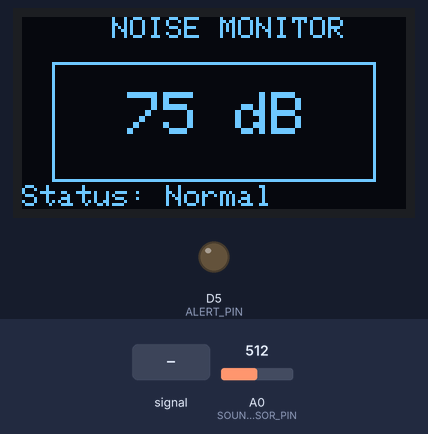
The sketch below on a simulated ESP8266 (NodeMCU). Shown: 128×64 one-colour display, output pins drawn as LEDs (lit = HIGH). Inputs (shaded band) come from the test bench; at power-on: A0 (SOUND_SENSOR_PIN) = 512. What the sketch prints to the serial monitor is not drawn.

Above: at 2.2 s.
2.3 s: A0 (SOUND_SENSOR_PIN) fed a 200 Hz sine of ±81 counts around its level
At 3.0 s:
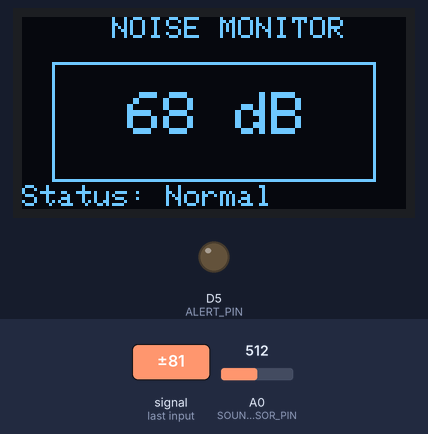
5.4 s: A0 (SOUND_SENSOR_PIN) set to 716
At 6.6 s:
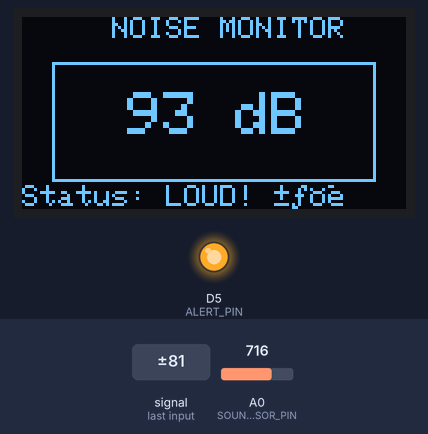
7.3 s: A0 (SOUND_SENSOR_PIN) fed a 1000 Hz sine of ±255 counts around its level
At 9.9 s:
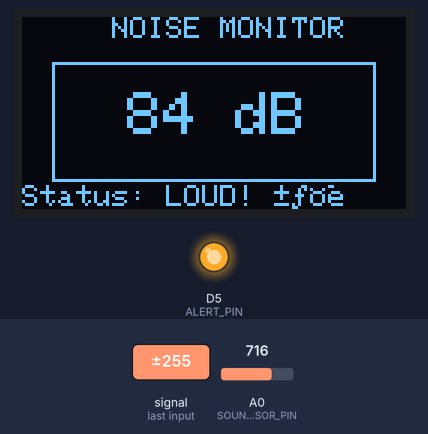
10.4 s: A0 (SOUND_SENSOR_PIN) set to 900
At 11.4 s:
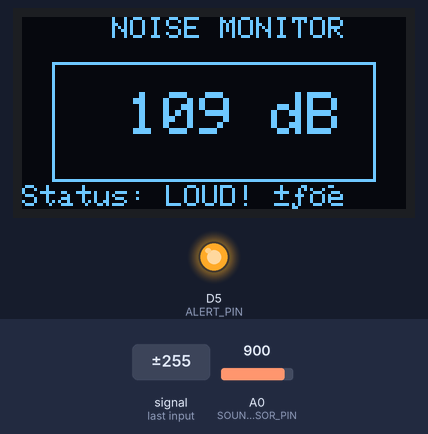
12.0 s: A0 (SOUND_SENSOR_PIN) set to 1023
At 13.0 s:
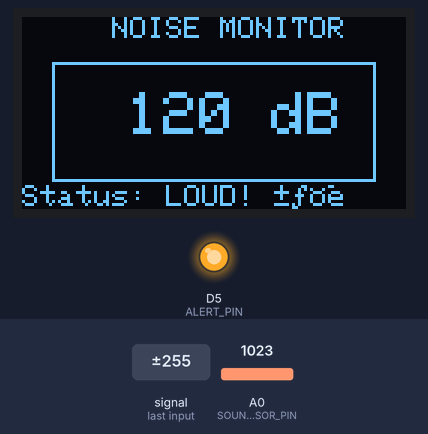
13.6 s: A0 (SOUND_SENSOR_PIN) set to 529
At 14.6 s:
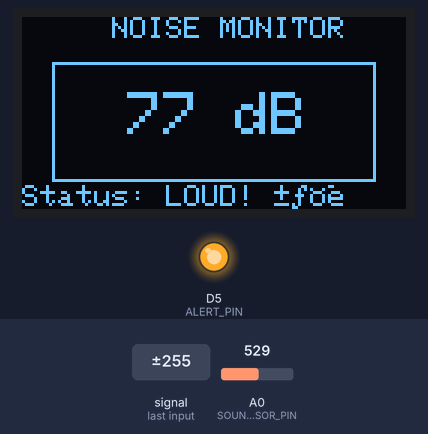
15.2 s: A0 (SOUND_SENSOR_PIN) set to 510
Timing chart, 0 to 17.7 s (numbered marks = the images above; inputs shaded):
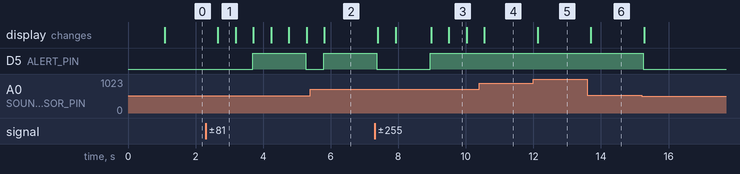

Measured:
- after the input at 2.3 s, D5 (ALERT_PIN): LOW → HIGH after 1.4 s, → LOW 1.6 s later; the display: changes after 0.36 s (image 1)
- after the input at 5.4 s, D5 (ALERT_PIN): LOW → HIGH after 0.39 s instead of 1.4 s
- after the input at 7.3 s, D5 (ALERT_PIN): HIGH → LOW after 0.07 s, → HIGH 1.6 s later; the display: first changes after 0.09 s (image 3 shows a later state)
- after the input at 12.0 s, the display: changes after 0.13 s (image 5)
- after the input at 13.6 s, the display: changes after 0.10 s (image 6)
- after the input at 15.2 s, D5 (ALERT_PIN): HIGH → LOW after 0.06 s
- what the display in image 1 shows lasts 0.5 s, from 2.7 s to 3.2 s

The sketch:

Noise_Pollution_Monitoring_System.ino
```cpp
#include <Wire.h>
#include <Adafruit_GFX.h>
#include <Adafruit_SSD1306.h>

#define SCREEN_WIDTH 128
#define SCREEN_HEIGHT 64
#define OLED_RESET -1
Adafruit_SSD1306 display(SCREEN_WIDTH, SCREEN_HEIGHT, &Wire, OLED_RESET);

// Pins
#define SOUND_SENSOR_PIN A0
#define ALERT_PIN D5  // GPIO14

#define THRESHOLD_DB 75

void setup() {
  Serial.begin(115200);

  pinMode(ALERT_PIN, OUTPUT);
  digitalWrite(ALERT_PIN, LOW);

  if (!display.begin(SSD1306_SWITCHCAPVCC, 0x3C)) {
    Serial.println(F("SSD1306 allocation failed"));
    for (;;);
  }

  display.clearDisplay();
  display.setTextSize(1);
  display.setTextColor(SSD1306_WHITE);
  display.setCursor(20, 20);
  display.println("Initializing...");
  display.display();
  delay(1000);
}

void loop() {
  int sensorValue = analogRead(SOUND_SENSOR_PIN);
  int fakeDB = map(sensorValue, 0, 1023, 30, 120);

  Serial.print("Analog: ");
  Serial.print(sensorValue);
  Serial.print(" -> dB (approx): ");
  Serial.println(fakeDB);

  // Display UI
  display.clearDisplay();

  // Header
  display.setTextSize(1);
  display.setCursor(30, 0);
  display.println("NOISE MONITOR");

  // Draw box
  display.drawRect(10, 15, 108, 40, SSD1306_WHITE);

  // Display dB reading in big font
  display.setTextSize(2);
  display.setCursor(35, 25);
  display.print(fakeDB);
  display.print(" dB");

  // Status bar
  display.setTextSize(1);
  display.setCursor(0, 56);
  if (fakeDB > THRESHOLD_DB) {
    display.print("Status: LOUD! 🔊");
    digitalWrite(ALERT_PIN, HIGH);
  } else {
    display.print("Status: Normal");
    digitalWrite(ALERT_PIN, LOW);
  }

  display.display();
  delay(500);
}
```
